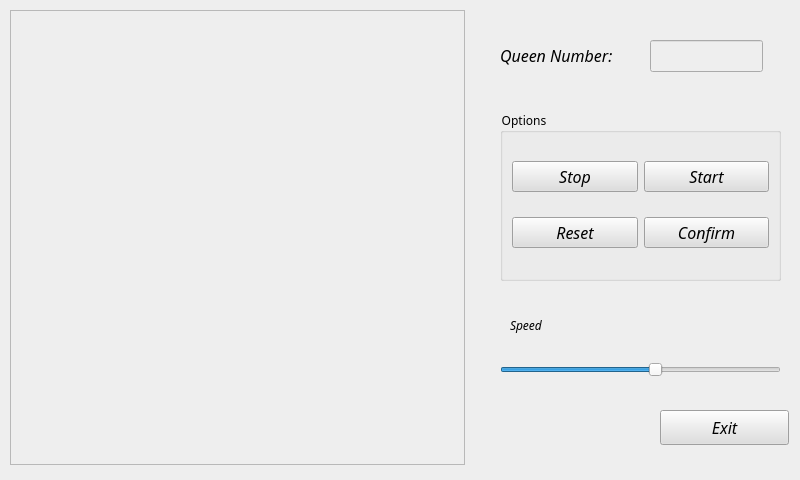
<?xml version="1.0" encoding="UTF-8"?>
<ui version="4.0">
 <class>Form</class>
 <widget class="QWidget" name="Form">
  <property name="geometry">
   <rect>
    <x>0</x>
    <y>0</y>
    <width>800</width>
    <height>480</height>
   </rect>
  </property>
  <property name="windowTitle">
   <string>Form</string>
  </property>
  <property name="styleSheet">
   <string notr="true">QWidget {
	background: #eeeeee;
}

QPushButton {
    background: #dedede;
}

QPushButton:hover {
    background: #aaffff;
}
</string>
  </property>
  <widget class="QTableWidget" name="table">
   <property name="geometry">
    <rect>
     <x>10</x>
     <y>10</y>
     <width>455</width>
     <height>455</height>
    </rect>
   </property>
  </widget>
  <widget class="QLabel" name="label">
   <property name="geometry">
    <rect>
     <x>500</x>
     <y>40</y>
     <width>131</width>
     <height>31</height>
    </rect>
   </property>
   <property name="font">
    <font>
     <family>Hack</family>
     <pointsize>12</pointsize>
     <italic>true</italic>
    </font>
   </property>
   <property name="text">
    <string>Queen Number:</string>
   </property>
  </widget>
  <widget class="QLineEdit" name="editNum">
   <property name="geometry">
    <rect>
     <x>650</x>
     <y>40</y>
     <width>113</width>
     <height>32</height>
    </rect>
   </property>
   <property name="font">
    <font>
     <family>Hack</family>
     <pointsize>12</pointsize>
     <italic>true</italic>
    </font>
   </property>
   <property name="layoutDirection">
    <enum>Qt::RightToLeft</enum>
   </property>
  </widget>
  <widget class="QGroupBox" name="groupBox">
   <property name="geometry">
    <rect>
     <x>500</x>
     <y>110</y>
     <width>281</width>
     <height>171</height>
    </rect>
   </property>
   <property name="font">
    <font>
     <family>Hack</family>
    </font>
   </property>
   <property name="title">
    <string>Options</string>
   </property>
   <layout class="QGridLayout" name="gridLayout">
    <item row="0" column="0">
     <widget class="QPushButton" name="btnStop">
      <property name="font">
       <font>
        <family>Hack</family>
        <pointsize>12</pointsize>
        <italic>true</italic>
       </font>
      </property>
      <property name="text">
       <string>Stop</string>
      </property>
     </widget>
    </item>
    <item row="0" column="1">
     <widget class="QPushButton" name="btnStart">
      <property name="font">
       <font>
        <family>Hack</family>
        <pointsize>12</pointsize>
        <italic>true</italic>
       </font>
      </property>
      <property name="text">
       <string>Start</string>
      </property>
     </widget>
    </item>
    <item row="1" column="0">
     <widget class="QPushButton" name="btnReset">
      <property name="font">
       <font>
        <family>Hack</family>
        <pointsize>12</pointsize>
        <italic>true</italic>
       </font>
      </property>
      <property name="text">
       <string>Reset</string>
      </property>
     </widget>
    </item>
    <item row="1" column="1">
     <widget class="QPushButton" name="btnConfirm">
      <property name="font">
       <font>
        <family>Hack</family>
        <pointsize>12</pointsize>
        <italic>true</italic>
       </font>
      </property>
      <property name="text">
       <string>Confirm</string>
      </property>
     </widget>
    </item>
   </layout>
  </widget>
  <widget class="QSlider" name="slider">
   <property name="geometry">
    <rect>
     <x>500</x>
     <y>360</y>
     <width>281</width>
     <height>20</height>
    </rect>
   </property>
   <property name="maximum">
    <number>1800</number>
   </property>
   <property name="singleStep">
    <number>200</number>
   </property>
   <property name="pageStep">
    <number>200</number>
   </property>
   <property name="value">
    <number>1000</number>
   </property>
   <property name="orientation">
    <enum>Qt::Horizontal</enum>
   </property>
  </widget>
  <widget class="QLabel" name="label_2">
   <property name="geometry">
    <rect>
     <x>510</x>
     <y>310</y>
     <width>51</width>
     <height>31</height>
    </rect>
   </property>
   <property name="font">
    <font>
     <family>Hack</family>
     <italic>true</italic>
    </font>
   </property>
   <property name="text">
    <string>Speed</string>
   </property>
  </widget>
  <widget class="QPushButton" name="btnExit">
   <property name="geometry">
    <rect>
     <x>660</x>
     <y>410</y>
     <width>129</width>
     <height>35</height>
    </rect>
   </property>
   <property name="font">
    <font>
     <family>Hack</family>
     <pointsize>12</pointsize>
     <italic>true</italic>
    </font>
   </property>
   <property name="text">
    <string>Exit</string>
   </property>
  </widget>
 </widget>
 <resources/>
 <connections/>
</ui>
